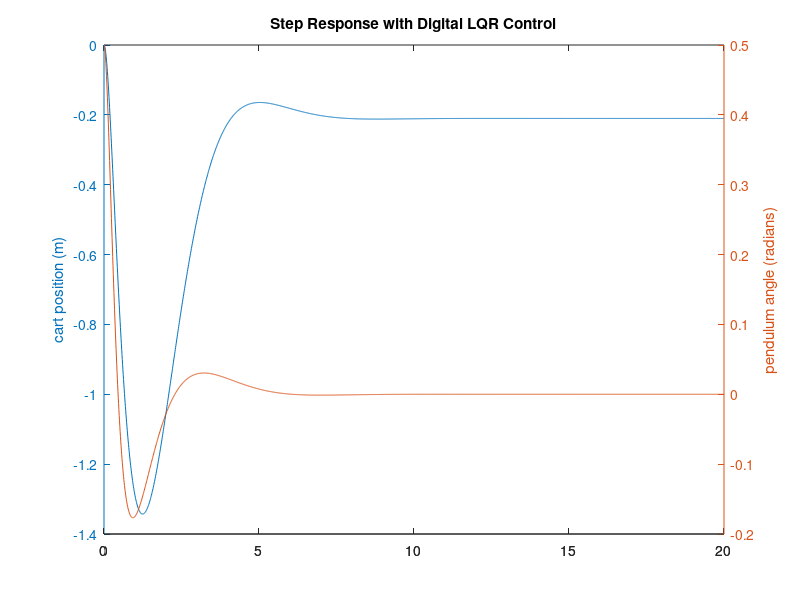
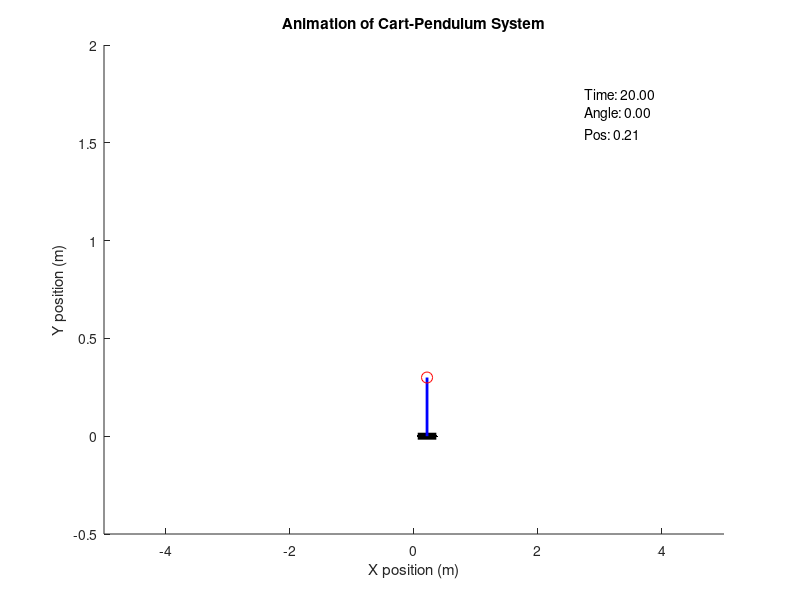

MATLAB code for these plots, in order:
M = 0.5;
m = 0.2;
b = 0.1;
I = 0.02;
g = 9.81;
l = 0.3;

A_22 = (-(I+m*l^2)*b)/(I*(M+m)+M*m*l^2);
A_23 = (m^2 * g * l^2)/ (I*(M+m) + M*m* l^2);
A_42 = (-m*l*b)/(I*(M+m) + M*m*l^2);
A_43 = ((m*g*l)*(M+m))/(I*(M+m) + M*m*l^2);

B_2 = (I + m*l^2)/(I*(M+m) + M*m*l^2);
B_4 = (m*l)/(I*(M+m) + M*m*l^2);

A = [0 1 0 0;
    0 A_22 A_23 0;
    0 0 0 1;
    0 A_42 A_43 0];
B = [0;
    B_2;
    0;
    B_4];
C = [1 0 0 0;
    0 0 1 0];
D = [0;
    0];
states = {'x' 'x_dot' 'phi' 'phi_dot'};
inputs = {'u'};
outputs = {'x'; 'phi'};

% GET STATE SPACE SYSTEM
sys_ss = ss(A,B,C,D);

% DISCRETIZATION OF STATE SPACE SYSTEM
Ts = 1/100;
sys_d = c2d(sys_ss,Ts,'zoh');

% TEST Controllability and Observability
co = ctrb(sys_d.A, sys_d.B);
ob = obsv(sys_d.A, sys_d.C);

controllability = rank(co)
observability = rank(ob)

%% LQR 
Ad = sys_d.A;
Bd = sys_d.B;
Cd = sys_d.C;
Dd = sys_d.D;
Q = Cd'*Cd;
R = 1;

% DO LQR
K = dlqr(Ad, Bd, Q, R);
Ac = (Ad - Bd*K);
Bc = Bd;
Cc = Cd;
Dc = Dd;

states = {'x' 'x_dot' 'phi' 'phi_dot'};
inputs = {'r'};
outputs = {'x'; 'phi'};

% STATE SPACE OF THE SYSTEM
sys_cl = ss(Ac,Bc,Cc,Dc, Ts);

t = 0:0.01:20;
r = 0.2 * ones(size(0.5*t));
[y,t,x] = lsim(sys_cl, r, t, [0; 0; 0.5; 0]);



[AX,H1,H2] = plotyy(t,y(:,1),t,y(:,2),'plot');
set(get(AX(1),'Ylabel'),'String','cart position (m)')
set(get(AX(2),'Ylabel'),'String','pendulum angle (radians)')
title('Step Response with Digital LQR Control')

%% Animation 

figure;
ax_anim = axes('XLim',[-5, 5],'YLim',[-0.5, 2]);
hold on;
xlabel('X position (m)');
ylabel('Y position (m)');
title('Animation of Cart-Pendulum System');

% Initialize graphics objects:
cart_plot = plot(NaN, NaN, 'k', 'LineWidth', 5);   % Cart as a horizontal line
pend_plot = plot(NaN, NaN, 'b-', 'LineWidth', 2);     % Pendulum as a line
ball_plot = plot(NaN, NaN, 'ro', 'MarkerSize', 8);    % Pendulum bob as a red circle

% Text annotations for time, angle (in degrees), and position:
time_text = text(2.75, 1.75, '', 'FontSize',10);
angle_text = text(2.75, 1.65, '', 'FontSize',10);
pos_text = text(2.75, 1.55, '', 'FontSize',10);

% Use the same time vector as in the simulation
nsim = length(t);
dt_anim = t(2) - t(1);  % Animation time step
speed_factor = 2; 
pause_duration = dt_anim * speed_factor; 

for i = 1:nsim
    % Extract simulation data: 
    cart_pos = y(i,1);
    pend_ang = y(i,2);
    
    % Calculate positions 
    cart_x = -cart_pos;  % Invert the cart position for the animation coordinate system
    % Cart is represented as a horizontal line segment centered at cart_x (length = 0.3 m)
    % The pendulum pivot is at (cart_x, 0)
    pendulum_x1 = cart_x + l * sin(pend_ang);
    pendulum_y1 = l * cos(pend_ang);
    
    % Update the cart plot (horizontal line segment)
    set(cart_plot, 'XData', [cart_x - 0.15, cart_x + 0.15], 'YData', [0, 0]);
    % Update the pendulum plot (line from the pivot to the bob)
    set(pend_plot, 'XData', [cart_x, pendulum_x1], 'YData', [0, pendulum_y1]);
    % Update the pendulum bob (marker)
    set(ball_plot, 'XData', pendulum_x1, 'YData', pendulum_y1);
    
    % Update text annotations
    set(time_text, 'String', sprintf('Time: %.2f', t(i)));
    set(angle_text, 'String', sprintf('Angle: %.2f', pend_ang*57.3)); % Convert rad to deg
    set(pos_text, 'String', sprintf('Pos: %.2f', -cart_pos));
    
    drawnow;
    pause(pause_duration);
end

%% LQR balanced at about 5s
%% Total control effort: 9.6217